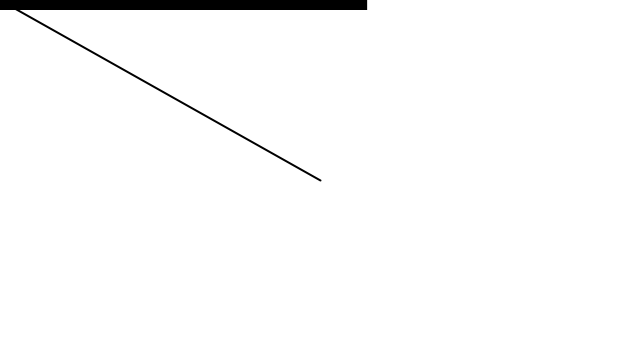
Frame 1 (no input)
Frame 60 (the mouse pressed at the canvas centre just before this capture): identical to frame 1, image omitted
Frame 120 (the mouse held since frame 60 and released just before this capture): blank canvas, image omitted

The Processing sketch that drew this single still picture (run headless with seeded random() and noise(); from frame 60 on, the mouse is pressed at the canvas centre):

// Processing sketch: NOC_1_5_vector_magnitude
// ── NOC_1_5_vector_magnitude.pde
// The Nature of Code
// Daniel Shiffman
// http://natureofcode.com

// Example 1-5: Vector magnitude

void setup() {
  size(640,360);
}

void draw() {
  background(255);
  
  PVector mouse = new PVector(mouseX,mouseY);
  PVector center = new PVector(width/2,height/2);
  mouse.sub(center);

  float m = mouse.mag();
  fill(0);
  noStroke();
  rect(0,0,m,10);
  
  translate(width/2,height/2);
  stroke(0);
  strokeWeight(2);
  line(0,0,mouse.x,mouse.y);
  
}
